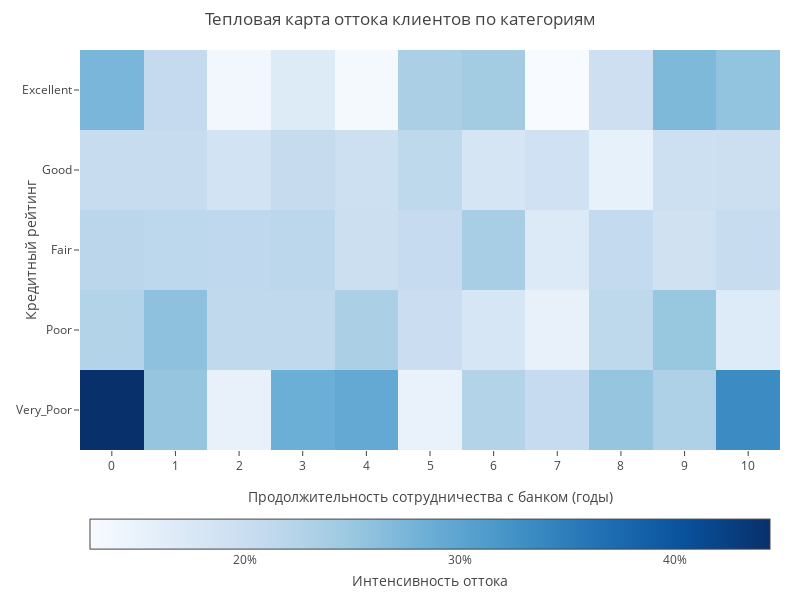

The code cell stored with this chart in its notebook:
### Markdown cell above
#### Вариант 2 (`plotly.express`)

### Code cell
fig = px.density_heatmap(
    data_frame=churn_data,
    x='Tenure',
    y='CreditScoreCat',
    z='Exited',
    
    # Порядок отображения категорий на графике
    category_orders=dict(
        CreditScoreCat=[
            'Excellent', 'Good', 'Fair', 'Poor', 'Very_Poor'
        ]
    ),
    
    # Назавания осей
    labels=dict(
        Tenure='Продолжительность сотрудничества с банком (годы)',
        CreditScoreCat='Кредитный рейтинг',
    ),
    
    color_continuous_scale='blues',  # цветовая гамма
    histfunc='avg',  # среднее по z
    # text_auto = '.0%',  # аннотация на графике (процент ушедших) 
    title="Тепловая карта оттока клиентов по категориям",
    template='none',  # тема форматирования графика
    width=800,
    height=600,
)

fig.update_layout(
    autosize=False,  # автоматический размер откл.
    xaxis_dtick=1,  # шаг тиков на оси x
    # Настройка легенды (colorbar)
    coloraxis_colorbar=dict(
        title=dict(
            text='Интенсивность оттока',
            side='bottom'
        ),
        orientation='h',
        x=0.5,
        y=-0.4,
        len=1,
        tickformat='.0%',
        ypad=20,  # отступ снизу
        dtick=0.1  # шаг тиков
    ),
    # Настройка отступов графика
    margin=dict(
       autoexpand=False,
       t=50,
       b=150,
       r=20,
    ), 
)

# Настройка шаблона наведения курсора мыши
fig.update_traces(
    hovertemplate="Отток %{z:.0%}"
)



fig.show()

### Figure 1 — Plotly figure (JSON) as saved in the notebook; plotly's stock layout.template omitted (floating-point values rounded to 4 significant figures; data arrays with more than 128 entries replaced by an {"elided": "..."} marker saying what was removed)
{"data": [{"coloraxis": "coloraxis", "histfunc": "avg", "hovertemplate": "Отток %{z:.0%}", "name": "", "type": "histogram2d", "x": {"elided": "10000 int values"}, "xaxis": "x", "xbingroup": "x", "y": {"elided": "10000 str values"}, "yaxis": "y", "ybingroup": "y", "z": {"elided": "10000 int values"}}], "layout": {"autosize": false, "coloraxis": {"colorbar": {"dtick": 0.1, "len": 1, "orientation": "h", "tickformat": ".0%", "title": {"side": "bottom", "text": "Интенсивность оттока"}, "x": 0.5, "y": -0.4, "ypad": 20}, "colorscale": [[0, "rgb(247,251,255)"], [0.125, "rgb(222,235,247)"], [0.25, "rgb(198,219,239)"], [0.375, "rgb(158,202,225)"], [0.5, "rgb(107,174,214)"], [0.625, "rgb(66,146,198)"], [0.75, "rgb(33,113,181)"], [0.875, "rgb(8,81,156)"], [1, "rgb(8,48,107)"]]}, "height": 600, "legend": {"tracegroupgap": 0}, "margin": {"autoexpand": false, "b": 150, "r": 20, "t": 50}, "title": {"text": "Тепловая карта оттока клиентов по категориям"}, "width": 800, "xaxis": {"anchor": "y", "domain": [0, 1], "dtick": 1, "title": {"text": "Продолжительность сотрудничества с банком (годы)"}}, "yaxis": {"anchor": "x", "categoryarray": ["Very_Poor", "Poor", "Fair", "Good", "Excellent"], "categoryorder": "array", "domain": [0, 1], "title": {"text": "Кредитный рейтинг"}}}}
